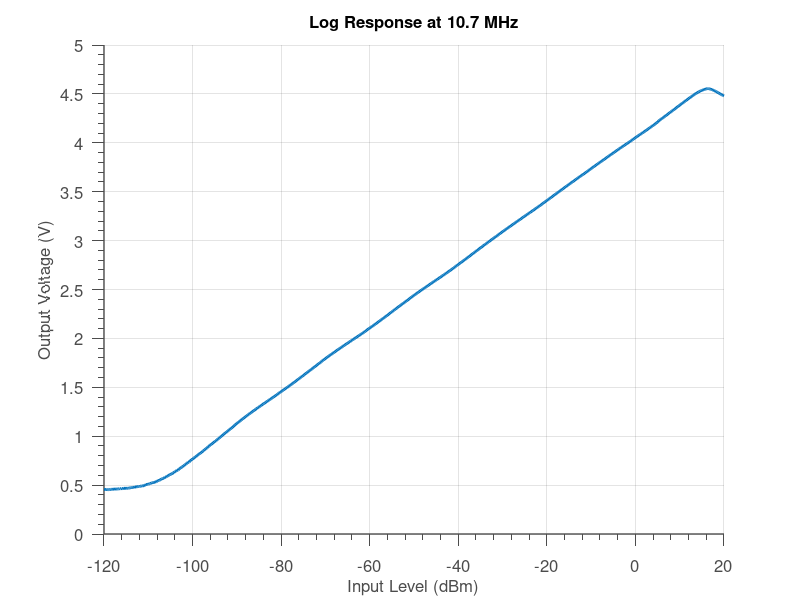

MATLAB code to generate this figure: (Note: this script raises an error after producing the figure.)
% Generate Log Response Plot from CSV

dat = csvread('./log_response.csv');
x = dat(1,:); y = dat(2,:);

% close all

hFigure = figure('Units', 'pixels'); hold on; grid on;
hAxes   = gca;

hFTitle = title ('Log Response at 10.7 MHz');
hXLabel = xlabel('Input Level (dBm)');
hYLabel = ylabel('Output Voltage (V)');

axis(hAxes, [x(1) x(end) 0 5]);

hPlot = plot(x, y);
set(hPlot, 'LineWidth', 2.0);

set([hAxes, hFTitle, hXLabel, hYLabel], ...
    'FontName', 'Helvetica', ...
    'FontSize', 12 ...
);

set( hFTitle                    , ...
    'FontWeight' , 'bold'      );

set(hAxes, ...
  'Box'         , 'off'     , ...
  'TickDir'     , 'out'     , ...
  'TickLength'  , [.02 .02] , ...
  'XMinorTick'  , 'on'      , ...
  'YMinorTick'  , 'on'      , ...
  'YGrid'       , 'on'      , ...
  'XColor'      , [.3 .3 .3], ...
  'YColor'      , [.3 .3 .3], ...
  'YTick'       , 0:.5:5, ...
  'LineWidth'   , 1         );

saveas(hFigure, '../gfx/log_response_center.png');

img = imread('../gfx/log_response_center.png');

img_rs = imresize(img, [600 800]);

imwrite(img_rs, '../gfx/log_response_center_800_600.png', ...
    'XResolution', 800, ...
    'YResolution', 600 ...
);

return